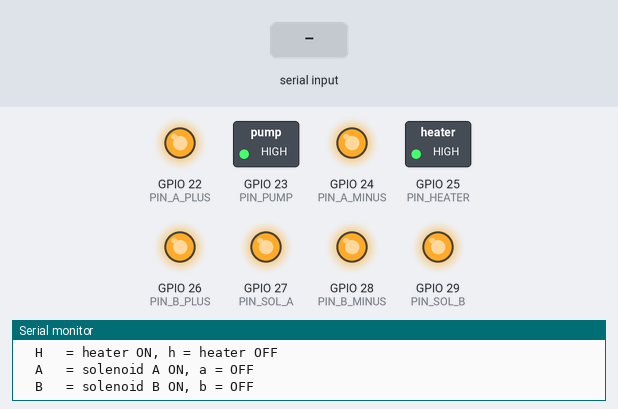
This sketch was run on a simulated ESP32. On the bench: switched loads named in the sketch (green lamp = pin HIGH), output pins drawn as LEDs (lit = HIGH), the last lines printed to the serial monitor. The test bench sets the inputs (shaded band).

Above: at 1.2 s.
1.3 s: "U" received over the second serial link
At 2.4 s:
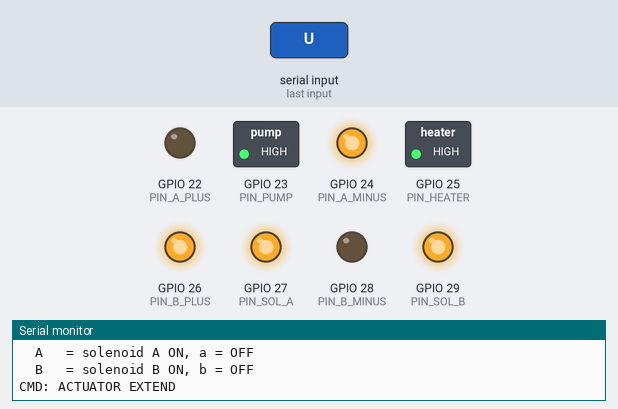
2.8 s: "D" received over the second serial link
At 3.6 s:
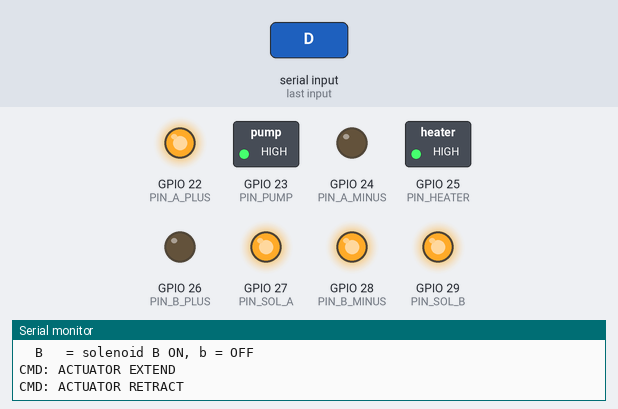
4.3 s: "P" received over the second serial link
At 4.7 s:
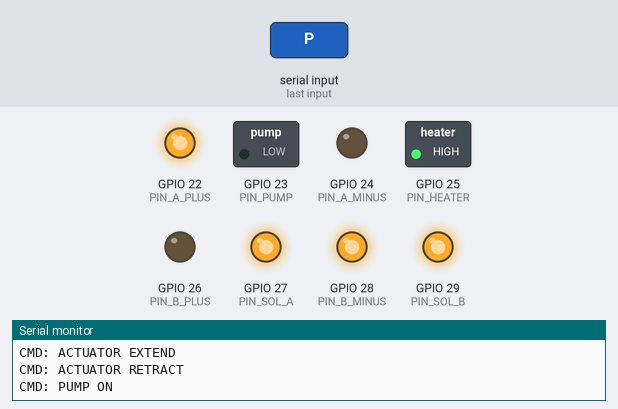
5.8 s: "S" received over the second serial link
At 7.0 s:
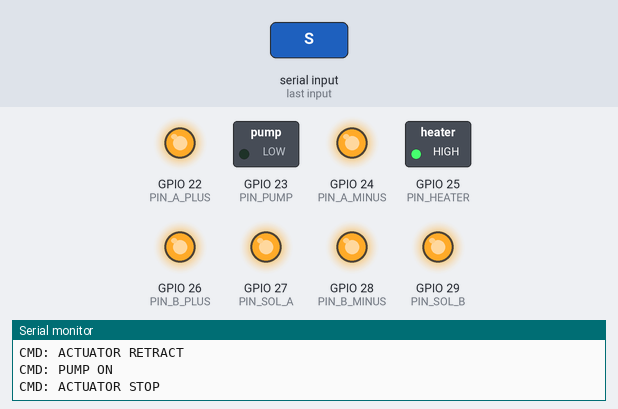
7.3 s: "H" received over the second serial link
At 8.2 s:
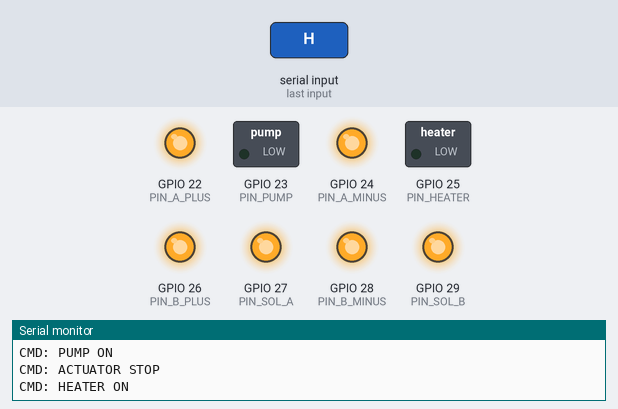
8.8 s: "p" received over the second serial link
At 9.3 s:
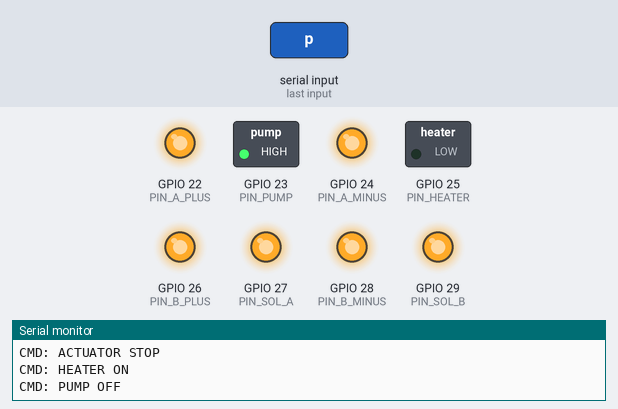
Timing chart, 0 to 11.3 s (numbered marks = the images above; inputs shaded):
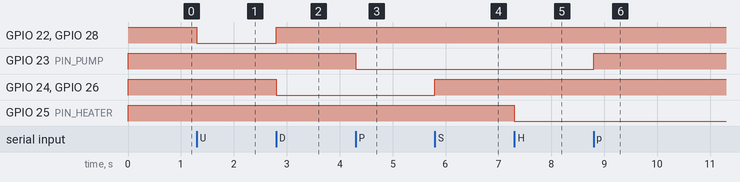

Measured:
- after the input at 1.3 s, GPIO 22 (PIN_A_PLUS), GPIO 28 (PIN_B_MINUS): HIGH → LOW at once
- after the input at 2.8 s, GPIO 22 (PIN_A_PLUS), GPIO 28 (PIN_B_MINUS): LOW → HIGH at once; GPIO 24 (PIN_A_MINUS), GPIO 26 (PIN_B_PLUS): HIGH → LOW at once
- after the input at 4.3 s, GPIO 23 (PIN_PUMP): HIGH → LOW at once
- after the input at 5.8 s, GPIO 24 (PIN_A_MINUS), GPIO 26 (PIN_B_PLUS): LOW → HIGH at once
- after the input at 7.3 s, GPIO 25 (PIN_HEATER): HIGH → LOW at once
- after the input at 8.8 s, GPIO 23 (PIN_PUMP): LOW → HIGH at once

The sketch:

sketch_nov30b.ino
```cpp
// ============================================================
// GLACIAL Prototype - Arduino Mega Relay Driver
// ------------------------------------------------------------
// - Drives a 4-relay H-bridge for a linear actuator.
// - Drives 4 extra relays for:
//      Pump, Heater, Solenoid A, Solenoid B
// - Listens on Serial1 (pins 18/19) for single-character commands
//   from an ESP32 or other master.
//
// COMMANDS (from ESP32 over Serial1):
//   U / u : actuator EXTEND
//   D / d : actuator RETRACT
//   S / s : actuator STOP
//   P     : Pump ON
//   p     : Pump OFF
//   H     : Heater ON
//   h     : Heater OFF
//   A     : Solenoid A ON
//   a     : Solenoid A OFF
//   B     : Solenoid B ON
//   b     : Solenoid B OFF
// ============================================================

#include <Arduino.h>

// ------------------------------------------------------------
// H-bridge relay pins for actuator
// ------------------------------------------------------------
// These go to the input pins of your relay modules controlling
// the actuator motor wiring.
const int PIN_A_PLUS  = 22;  // A+
const int PIN_A_MINUS = 24;  // A-
const int PIN_B_PLUS  = 26;  // B+
const int PIN_B_MINUS = 28;  // B-

// ------------------------------------------------------------
// Extra relay pins (Pump, Heater, Sol A, Sol B)
// ------------------------------------------------------------
// Each goes to the input pin of a relay channel for that device.
const int PIN_PUMP    = 23;  // Pump relay
const int PIN_HEATER  = 25;  // Heater relay
const int PIN_SOL_A   = 27;  // Solenoid A
const int PIN_SOL_B   = 29;  // Solenoid B

// ------------------------------------------------------------
// Relay logic type
// ------------------------------------------------------------
// Your boards behave as ACTIVE-LOW:
//   - IN = LOW  -> relay ON (LED ON, clicks, load powered)
//   - IN = HIGH -> relay OFF
//
// Set this to true so the helper does the right thing.
const bool RELAYS_ACTIVE_LOW = true;

// Small helper so we can say setRelay(pin, true/false)
// and not worry about HIGH vs LOW each time.
void setRelay(int pin, bool on) {
  if (RELAYS_ACTIVE_LOW) {
    // Active-LOW: LOW = ON, HIGH = OFF
    digitalWrite(pin, on ? LOW : HIGH);
  } else {
    // Active-HIGH: HIGH = ON, LOW = OFF
    digitalWrite(pin, on ? HIGH : LOW);
  }
}

// ------------------------------------------------------------
// Actuator state enum & logic
// ------------------------------------------------------------

// Simple enum to remember what we *want* the actuator doing.
enum ActuatorState {
  ACT_STOP,
  ACT_EXTEND,
  ACT_RETRACT
};

// Store the current actuator command
ActuatorState currentState = ACT_STOP;

// Forward declaration of the function that applies the state
void applyActuatorState(ActuatorState state);

// Implementation: set the 4 H-bridge relays based on desired state
void applyActuatorState(ActuatorState state) {
  currentState = state;

  switch (state) {
    case ACT_STOP:
      // All H-bridge relays OFF -> motor not powered
      setRelay(PIN_A_PLUS,  false);
      setRelay(PIN_A_MINUS, false);
      setRelay(PIN_B_PLUS,  false);
      setRelay(PIN_B_MINUS, false);
      break;

    case ACT_EXTEND:
      // One polarity to extend actuator (example pattern)
      // A+ ON, A- OFF, B+ OFF, B- ON
      setRelay(PIN_A_PLUS,  true);
      setRelay(PIN_A_MINUS, false);
      setRelay(PIN_B_PLUS,  false);
      setRelay(PIN_B_MINUS, true);
      break;

    case ACT_RETRACT:
      // Opposite polarity to retract actuator
      // A+ OFF, A- ON, B+ ON, B- OFF
      setRelay(PIN_A_PLUS,  false);
      setRelay(PIN_A_MINUS, true);
      setRelay(PIN_B_PLUS,  true);
      setRelay(PIN_B_MINUS, false);
      break;
  }
}

// ------------------------------------------------------------
// setup() - runs once on boot/reset
// ------------------------------------------------------------

void setup() {
  // Configure all relay pins as outputs
  pinMode(PIN_A_PLUS,  OUTPUT);
  pinMode(PIN_A_MINUS, OUTPUT);
  pinMode(PIN_B_PLUS,  OUTPUT);
  pinMode(PIN_B_MINUS, OUTPUT);

  pinMode(PIN_PUMP,    OUTPUT);
  pinMode(PIN_HEATER,  OUTPUT);
  pinMode(PIN_SOL_A,   OUTPUT);
  pinMode(PIN_SOL_B,   OUTPUT);

  // Make sure everything starts OFF safely
  applyActuatorState(ACT_STOP);    // actuator H-bridge off
  setRelay(PIN_PUMP,   false);     // pump OFF
  setRelay(PIN_HEATER, false);     // heater OFF
  setRelay(PIN_SOL_A,  false);     // solenoid A OFF
  setRelay(PIN_SOL_B,  false);     // solenoid B OFF

  // USB serial for debugging
  Serial.begin(115200);

  // Serial1 is hardware UART1 on Mega:
  //   RX1 = pin 19, TX1 = pin 18
  // Connect ESP32 TX -> Mega RX1 (19)
  //         ESP32 RX -> Mega TX1 (18)
  Serial1.begin(9600);

  Serial.println("Mega relay driver ready.");
  Serial.println("Commands via Serial1:");
  Serial.println("  U/u = actuator EXTEND");
  Serial.println("  D/d = actuator RETRACT");
  Serial.println("  S/s = actuator STOP");
  Serial.println("  P   = pump ON, p = pump OFF");
  Serial.println("  H   = heater ON, h = heater OFF");
  Serial.println("  A   = solenoid A ON, a = OFF");
  Serial.println("  B   = solenoid B ON, b = OFF");
}

// ------------------------------------------------------------
// loop() - runs repeatedly
// ------------------------------------------------------------

void loop() {
  // Check if the ESP32 (or other master) sent us a byte on Serial1
  if (Serial1.available() > 0) {
    char cmd = Serial1.read();

    switch (cmd) {
      // ------------- Actuator commands -------------
      case 'U':
      case 'u':
        applyActuatorState(ACT_EXTEND);
        Serial.println("CMD: ACTUATOR EXTEND");
        break;

      case 'D':
      case 'd':
        applyActuatorState(ACT_RETRACT);
        Serial.println("CMD: ACTUATOR RETRACT");
        break;

      case 'S':
      case 's':
        applyActuatorState(ACT_STOP);
        Serial.println("CMD: ACTUATOR STOP");
        break;

      // ------------- Pump relay (P/p) --------------
      case 'P':   // Pump ON
        setRelay(PIN_PUMP, true);
        Serial.println("CMD: PUMP ON");
        break;

      case 'p':   // Pump OFF
        setRelay(PIN_PUMP, false);
        Serial.println("CMD: PUMP OFF");
        break;

      // ------------- Heater relay (H/h) ------------
      case 'H':   // Heater ON
        setRelay(PIN_HEATER, true);
        Serial.println("CMD: HEATER ON");
        break;

      case 'h':   // Heater OFF
        setRelay(PIN_HEATER, false);
        Serial.println("CMD: HEATER OFF");
        break;

      // ------------- Solenoid A (A/a) --------------
      case 'A':   // Solenoid A ON (open)
        setRelay(PIN_SOL_A, true);
        Serial.println("CMD: SOLENOID A ON");
        break;

      case 'a':   // Solenoid A OFF (closed)
        setRelay(PIN_SOL_A, false);
        Serial.println("CMD: SOLENOID A OFF");
        break;

      // ------------- Solenoid B (B/b) --------------
      case 'B':   // Solenoid B ON (open)
        setRelay(PIN_SOL_B, true);
        Serial.println("CMD: SOLENOID B ON");
        break;

      case 'b':   // Solenoid B OFF (closed)
        setRelay(PIN_SOL_B, false);
        Serial.println("CMD: SOLENOID B OFF");
        break;

      default:
        // Unknown command: ignore (or print if you want)
        // Serial.print("Unknown cmd: "); Serial.println(cmd);
        break;
    }
  }

  // You can add safety checks here:
  // - limit switches
  // - watchdog for stuck actuator
  // - overcurrent detection
}
```
